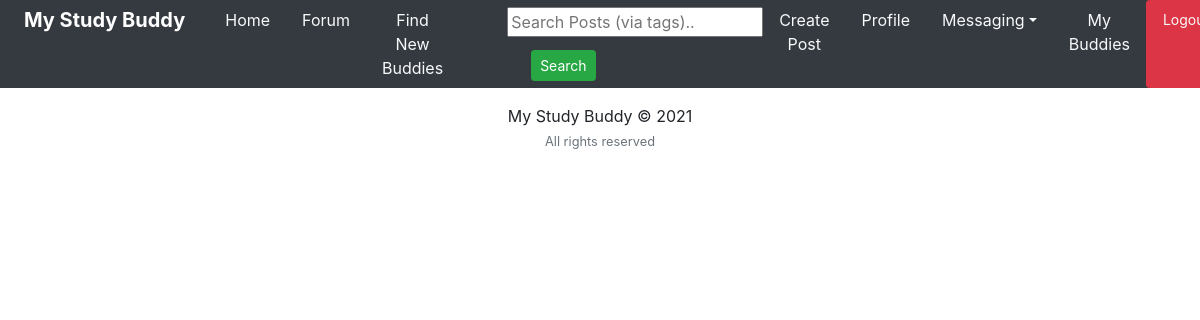
Before: /user_posts/zhixuanlee (signed in) with the older database file.
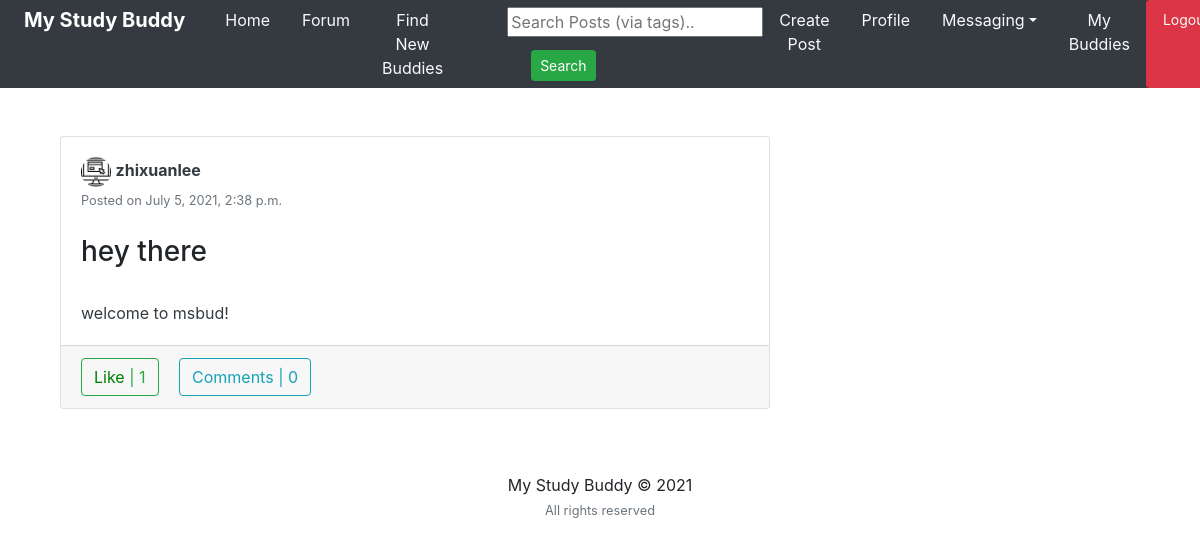
After: the same page with the newer database file.
### feed/models.py (models this page shows, shortened)
class Post(models.Model):
	title = models.CharField(max_length=150, blank=True)
	body = models.TextField(blank=True)
	picture = models.ImageField(upload_to='path/to/img', default=None)
	date_posted = models.DateTimeField(default=timezone.now)
	user_name = models.ForeignKey(User, related_name='updated_by', on_delete=models.CASCADE)
	tags = models.CharField(max_length=100, blank=True)

### users/models.py (models this page shows, shortened)
class Profile(models.Model):
	user = models.OneToOneField(User, on_delete=models.CASCADE)
	image = models.ImageField(default='default.png', upload_to='profile_pics')
	slug = AutoSlugField(populate_from='user')
	bio = models.CharField(max_length=255, blank=True)
	friends = models.ManyToManyField("Profile", blank=True)
	def get_absolute_url(self):
		return "/users/{}".format(self.slug)

### feed/views.py (the view)
# urls.py: path('user_posts/<str:username>', UserPostListView.as_view(), name='user-posts'),
class UserPostListView(LoginRequiredMixin, ListView):
	model = Post
	template_name = 'feed/user_posts.html'
	context_object_name = 'posts'
	paginate_by = 10
	def get_context_data(self, **kwargs):
		context = super(UserPostListView, self).get_context_data(**kwargs)
		user = get_object_or_404(User, username=self.kwargs.get('username'))
		liked = [i for i in Post.objects.filter(user_name=user) if Like.objects.filter(user = self.request.user, post=i)]
		context['liked_post'] = liked
		return context
	def get_queryset(self):
		user = get_object_or_404(User, username=self.kwargs.get('username'))
		return Post.objects.filter(user_name=user).order_by('-date_posted')

### feed/templates/feed/user_posts.html (shortened to what this page needs)
{% extends "feed/layout.html" %} {% load static %}
{% block searchform %}
<form
  class="form-inline my-2 my-lg-0 ml-5"
  action="{% url 'search_posts' %}"
  method="get"
>
  <input name="p" type="text" placeholder="Search Posts (via tags).." />
  <button class="btn btn-success btn-sm my-2 my-sm-0 ml-4" type="submit">
    Search
  </button>
</form>
{% endblock searchform %} {% block content %}
<div class="container">
  <div class="row">
    <div class="col-md-8">
      {% for post in posts %}
      <div class="card card-signin my-5">
        <div class="card-body">
          <a href="{{ post.user_name.profile.get_absolute_url }}"
            ><img
              src="{{ post.user_name.profile.image.url }}"
              class="rounded-circle"
              width="30"
              height="30"
              alt=""
          /></a>
          <a
            class="text-dark"
            href="{{ post.user_name.profile.get_absolute_url }}"
            ><b>{{ post.user_name }}</b></a
          >
          <br /><small class="text-muted"
            >Posted on {{ post.date_posted }}</small
          >
          <br /><br />
          <h3>{{ post.title }}</h3>
          <br />
          <p class="card-text text-dark">{{ post.body }}</p>
        </div>
        <div class="card-footer">
          <button class="btn btn-outline-success mr-3 like" id="{{ post.id }}">
            {% if post in liked_post %}
            <a
              href="{% url 'post-like' %}"
              style="color: red"
              id="likebtn{{ post.id }}"
            >
              Unlike</a
            >
            | {{post.likes.count}} {% else %}
            <a
              href="{% url 'post-like' %}"
              style="color: green"
              id="likebtn{{ post.id }}"
            >
              Like</a
            >
            | {{post.likes.count}} {% endif %}
          </button>
          <a class="btn btn-outline-info" href="{% url 'post-detail' post.id %}"
            >Comments | {{ post.details.count }}</a
          >
        </div>
      </div>
      {% endfor %}
    </div>
  </div>
</div>
{% endblock content %}

Changed rows visible on the page:
added Post: user_name.profile.image (picture), user_name "zhixuanlee", date_posted "July 5, 2021, 2:38 p.m.", title "hey there", body "welcome to msbud!", likes.count "1", details.count "0"
